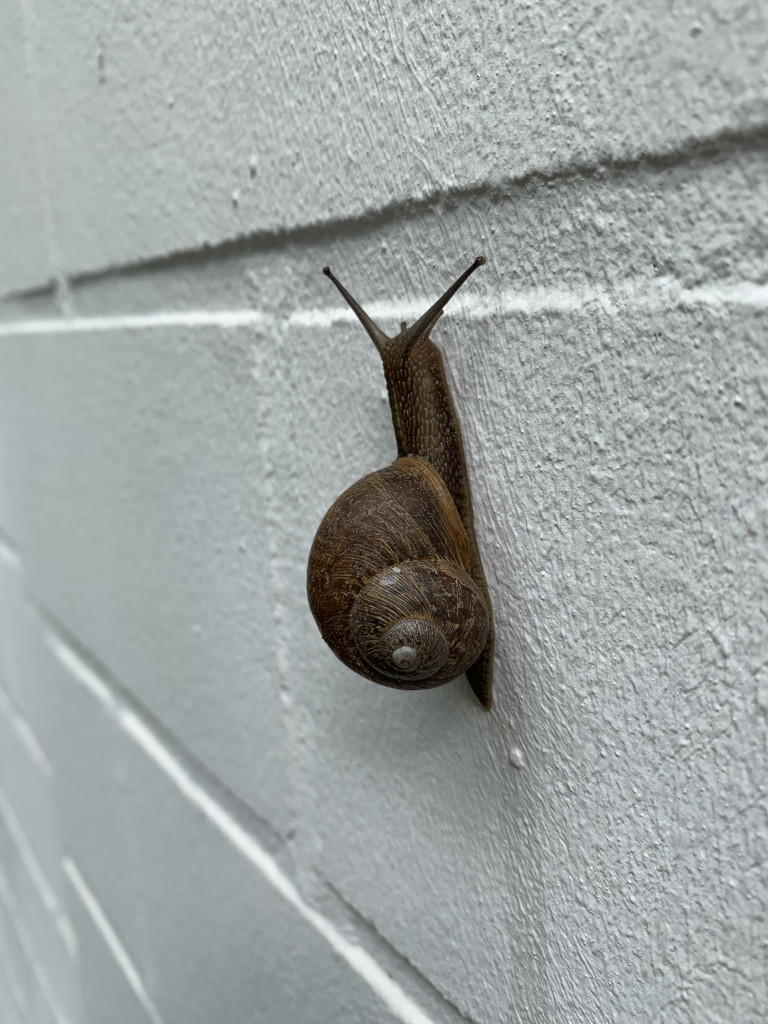
#> input picture 1501/schnecke.jpg, 768 x 1024 px
$ jupyter execute --allow-errors Daten_aufbereiten_RW.ipynb
#> lines starting #> are read from the running program, lines starting #| are printed output that depends on the picture
# 6.3 Daten aufbereiten und untersuchen
Begleitung zum Buch Daten- und Prozessanalyse für Fachinformatiker*innen (ISBN 978-3-8362-8112-6)
Kapitel 6.3, Seiten 328 bis ..

Das Programm hat zwei Hauptmethoden:

- **process()** gibt die numerischen Entsprechungen aller Zeichen des ursprünglichen Textes nach dem obigen Schema zurück
- **stats()** die statistische Häufigkeit jedes einzelnen Zeichens angibt (die Indizes des Arrays entsprechen den Zeichencodes, die Werte der jeweiligen Anzahl).

Jede Sequenz anderer Zeichen wird durch genau ein Leerzeichen (und damit den Wert 10) ersetzt.
'1234#;:@#2#45#7' --> '1234 2 45 7'

[cell 1]
import re

class CharArray:

    CHAR_MAP = {'0': 0, '1': 1, '2': 2, '3': 3, '4': 4, '5': 5,
        '6': 6, '7': 7, '8': 8, '9': 9, ' ': 10,
        'a': 11, 'b': 12, 'c': 13, 'd': 14, 'e': 15,
        'f': 16, 'g': 17, 'h': 18, 'i': 19, 'j': 20,
        'k': 21, 'l': 22, 'm': 23, 'n': 24, 'o': 25,
        'p': 26, 'q': 27, 'r': 28, 's': 29, 't': 30,
        'u': 31, 'v': 32, 'w': 33, 'x': 34, 'y': 35,
        'z': 36, 'ä': 37, 'ö': 38, 'ü': 39, 'ß': 40
    }
    EXCLUDE = re.compile('[^0-9 a-zäüöß]+')
    BLANKS = re.compile(' +')

    def normalize(self, text):
        # Kleinschreibung
        text = text.lower()
        # Sonderzeichen ersetzen
        #print('1.',text)
        text = self.EXCLUDE.sub(' ', text)
        #print('2.1', text)
        text = text.strip(' ')
        #print('2.',text)
        # Mehrere Leerzeichen durch eins ersetzen
        text = self.BLANKS.sub(' ', text)
        #print('3.',text)
        return text

    def process(self, text):
        text = self.normalize(text)
        result = [self.CHAR_MAP[char] for char in text]
        return result

    def stats(self, text):
        chars = self.process(text)
        result = [0 for _ in range(0, 41)]
        #print('4.', result)
        for code in chars:
            result[code] += 1
#            print(result)
        return result


if __name__ == '__main__':
    ca = CharArray()
    text = '''Für Machine Learning ist es manchmal erforderlich, Textdaten in Zahlen umzuwandeln.
    Weiter geht es!
    '''
    x = ca.normalize(text)
    print(x)
    y = ca.process(text)
    print(y)
    print('Vergleich:', len(x), len(y))
    z  = ca.stats(text)
    print(z)
    print(sum(z))

## »Bag of Words« verwenden

[cell 2]
# (0,7) 1; (String ID **0**, Wörterliste ID)  Anzahl des Vorkommens im String
from sklearn.feature_extraction.text import CountVectorizer
import numpy as np
strings = ["Machine Learning mit Python",
"Mamba, Boa und Python sind bekannte Schlangen",
"Das Leben des Brian von Monty Python"]
# "Mamba, Boa und Python sind bekannte Schlangen Mamba Boa Boa",

string_data = np.array(strings)
print(string_data)
vectorizer = CountVectorizer()
bag_of_words = vectorizer.fit_transform(string_data)
print(bag_of_words)
bag_of_words

[cell 3]
# Matrix in array umwandeln (Bag of Words Format)
bag_of_words.toarray()

[cell 4]
# Liste der unterschiedlichen Wörter
vectorizer.get_feature_names_out()

Link zu deutschen Stoppwords
https://countwordsfree.com/stopwords/german

[cell 5]
# Stopwords für deutschen Text
stop = ["das", "des", "mit", "sind", "und", "von"]
vectorizer2 = CountVectorizer(stop_words = stop)
bag_of_words = vectorizer2.fit_transform(string_data)
bag_of_words.toarray()

[cell 6]
# Liste der unterschiedlichen Wörter
vectorizer2.get_feature_names_out()

[cell 7]
vectorizer3 = CountVectorizer(stop_words = stop)
print((vectorizer3.fit_transform(string_data)))

- Machine Learning mit Python
- Mamba, Boa und Python sind bekannte Schlangen
- Das Leben des Brian von Monty Python

[cell 8]
# Mit Schwellenwert für häufiger vorkommenden Wörtern max_df = 0.9
# Das Auftreten des eines Wortes in den jeweiligen Sätzen bestimmt 100% (1.0)
# strings = ["Machine Learning mit Python",
#            "Mamba, Boa und Python sind bekannte Schlangen",
#            "Das Leben des Brian von Monty Python Boa Python",
#            "Python ist einfach zu erlernen"]
strings = ["Machine Learning mit Python",
           "Mamba, Boa und Python sind bekannte Schlangen",
           "Das Leben des Brian von Monty Python Boa Python"]
string_data = np.array(strings)
stop = ["das", "des", "mit", "sind", "und", "von", "zu", "ist"]
vectorizer3 = CountVectorizer(stop_words = stop, max_df=1.0)   # alle Wörter
# [9 lines of commented-out code are left out]

bag_of_words = vectorizer3.fit_transform(string_data)
#print(vectorizer3)
print(bag_of_words.toarray())
print(len(bag_of_words.toarray()[0]))
vectorizer3.get_feature_names_out()

10: 'bekannte', 'boa', 'brian', 'learning', 'leben', 'machine', 'mamba', 'monty', 'python', 'schlangen'

[cell 9]
# Liste der unterschiedlichen Wörter
vectorizer3.get_feature_names_out()

## Wortfolgen codieren

[cell 10]
strings = ["Machine Learning mit Python",
           "Mamba, Boa und Python sind bekannte Schlangen",
           "Das Leben des Brian von Monty Python Boa Python"]
string_data = np.array(strings)
stop = ["das", "des", "mit", "sind", "und", "von", "zu", "ist"]
#stop = []
vectorizer4 = CountVectorizer(stop_words = stop, ngram_range = (3, 3)) # Trigramme
#vectorizer4 = CountVectorizer(stop_words = stop, ngram_range = (2, 2)) # Bigramme
#vectorizer4 = CountVectorizer(stop_words = stop, ngram_range = (4, 4)) # 4-Gramme --> Fehler!!
bigrams = vectorizer4.fit_transform(string_data)
bigrams.toarray()

[cell 11]
list(enumerate(vectorizer4.get_feature_names_out()))

#> (a cell that did not finish here is left out)

#> (a cell that did not finish here is left out)

[cell 14]
z = 0
#print(len(vectorizer.get_feature_names_out()))
for i in (vectorizer.get_feature_names_out()):
    print(i, end=' ; ')
    z += 1
print(f'\n\nAnzahl in Bag of Words : {z}')

[cell 15]
# Stoppwords
stop = ["der", "die", "das", "des", "dem", "den", "oder", "aber", "auch", "ist", "hat", "mit", "sind", "und", "von",
        "ab", "alle", "an", "auf", "aus", "da", "ein", "es", "den", "für", "in", "nur", "ob", "of", "sie", "um", "vom",
        "zu", "um" ]
vectorizer1 = CountVectorizer(stop_words = stop)
#> (the rest of this cell did not finish here and is left out)

[cell 16]
vectorizer2 = CountVectorizer(stop_words = stop, min_df = 0.1251) # Wörter die mehr als 1x auftreten (> 1/8)
vectorizer2 = CountVectorizer(stop_words = stop, min_df = 0.125) # alle Wörter (<= 1/8)
#vectorizer2 = CountVectorizer(stop_words = stop, max_df = 0.125) # Wörter die nur 1 x auftreten (> 1/8)
#> (the rest of this cell did not finish here and is left out)

[cell 17]
vectorizer3 = CountVectorizer(stop_words = stop, ngram_range = (2, 2))
#> (the rest of this cell did not finish here and is left out)

[cell 18]
bag_of_words.toarray()

## Längere Texte mit dem HashingVectorizer zusammenfassen

[cell 19]
texts = [
"""Künstliche Intelligenz ist eine Sammelbezeichnung für Algorithmen,
die Probleme lösen, für die Menschen Intelligenz benötigen. Ob man
die Programme selbst als intelligent ansehen kann, ist umstritten.
typische Lösungen gehören zum Gebiet des Machine Learning, bei dem
der Algorithmus aus den vorliegenden Daten lernt, wie sie zu
interpretieren sind.""",
"""Beim Machine Learning, einem wichtigen Teilgebiet der künstlichen
Intelligenz, unterscheidet man zwischen überwachtem und unüberwachtem
Lernen - je nachdem, ob der Algorithmus zuerst mit Trainingsdaten
gewissermaßen kalibriert wird, oder ob man ihn gleich auf die echten
Daten loslässt.""",
"""Die bekannten Forscher und Buchautoren Russell und Norvig teilen
künstliche Intelligenz in vier verschiedene Felder ein: Menschliches
Denken, menschliches Handeln, rationales Denken und rationales Handeln.
Typische Algorithmen im Machine Learning gehören dabei am ehesten zum
rationalen Denken.""",
"""Seit Jahrhunderten streitet sich die Forschung darüber, ob menschliche
Intelligenz angeboren ist, durch Erziehung und Bildung erworben wird,
oder ob es sich um eine Mischung aus beidem handelt. Die beliebten
IQ-Tests sind jedenfalls nur sehr bedingt geeignet, ein echtes Maß für
menschliche Intelligenz zu bilden, denn das Abschneiden in diesen Tests
lässt sich gezielt trainieren."""]

[cell 20]
texts

[cell 21]
from sklearn.feature_extraction.text import HashingVectorizer
import numpy as np
text_data = np.array(texts)
hv = HashingVectorizer(n_features = 10)
features = hv.transform(text_data)
print(features)
features

[cell 22]
features.toarray()

## Bilddaten aufbereiten

[cell 23]
from skimage.io import imread, imshow
image = imread("schnecke.jpg", as_gray = True)
#> image: shape (1024, 768) float64; min 0, max 0.994, mean 0.635
imshow(image)

[cell 24]
# Dimensionen des Bildes
image.shape
#> Out = (1024, 768)

[cell 25]
# Ausschnitt des Bildes
cropped = image[250:750, 150:650]
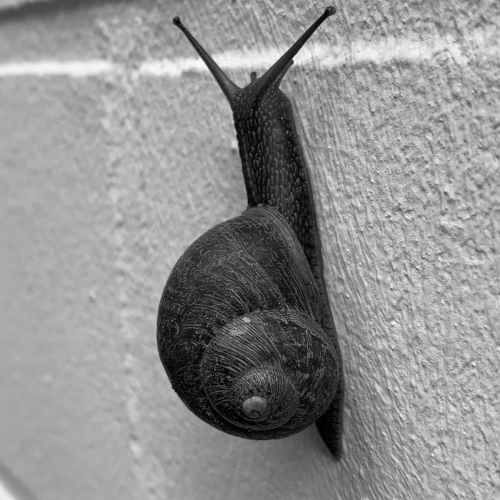
#> cropped: shape (500, 500) float64; min 0, max 0.994, mean 0.569
imshow(cropped)

https://scikit-image.org/docs/stable/api/api.html.

[cell 26]
from skimage import exposure
contrast = exposure.adjust_log(cropped)
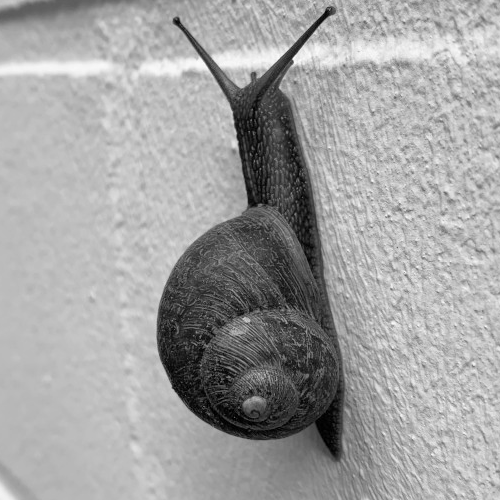
#> contrast: shape (500, 500) float64; min 0, max 0.995, mean 0.637
imshow(contrast)

[cell 27]
from skimage import feature
edges = feature.canny(contrast, sigma=3)
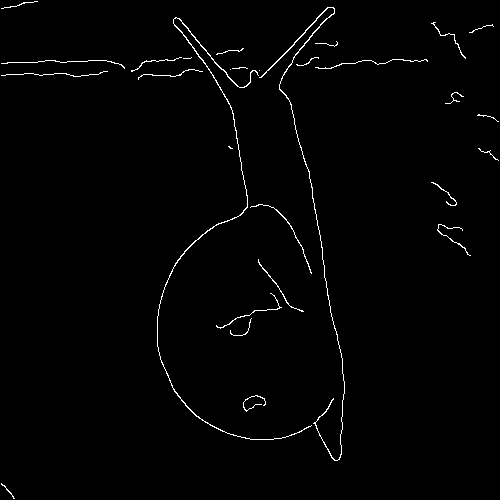
#> edges: shape (500, 500) bool; 1.2% white in thin lines or dots
imshow(1 - edges)
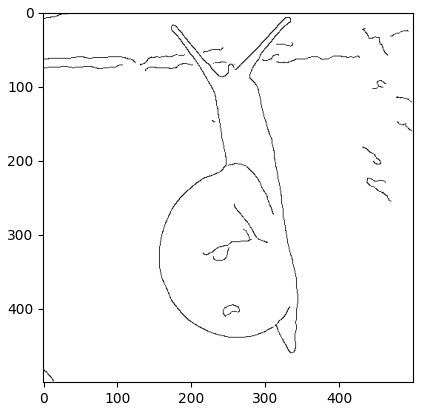
#> figure drawn by matplotlib, 1 panel

[cell 28]
import matplotlib.pyplot as plt
from skimage import data, img_as_float
from skimage.segmentation import chan_vese

cv = chan_vese(contrast, mu=0.25, lambda1=1, lambda2=1, tol=1e-3,
               dt=0.5, init_level_set="checkerboard",
               extended_output=True)

fig, axes = plt.subplots(2, 2, figsize=(8, 8))
ax = axes.flatten()

ax[0].imshow(image, cmap="gray")
ax[0].set_axis_off()
ax[0].set_title("Original Image", fontsize=12)

ax[1].imshow(cv[0], cmap="gray")
ax[1].set_axis_off()
title = f'Chan-Vese segmentation - {len(cv[2])} iterations'
#> title = 'Chan-Vese segmentation - 114 iterations'
ax[1].set_title(title, fontsize=12)

ax[2].imshow(cv[1], cmap="gray")
ax[2].set_axis_off()
ax[2].set_title("Final Level Set", fontsize=12)

ax[3].plot(cv[2])
ax[3].set_title("Evolution of energy over iterations", fontsize=12)

fig.tight_layout()
plt.show()
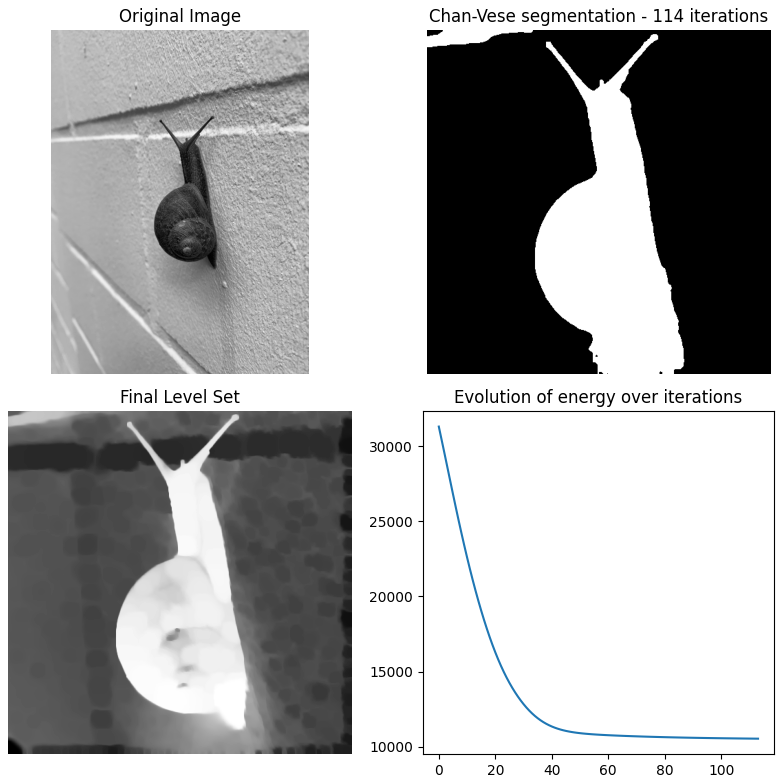
#> figure drawn by matplotlib, 4 panels; panel 4: curve peaks at x = 0, y = 31300.1

[cell 29]
from skimage.transform import resize
resized = resize(contrast, (50, 50))
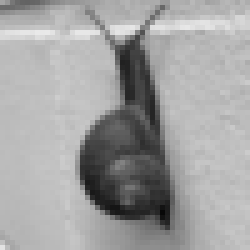
#> resized: shape (50, 50) float64 (shown 5 times larger); min 0.0346, max 0.916, mean 0.637
imshow(resized)

[cell 30]
resized2 = resize(contrast, (20, 20))
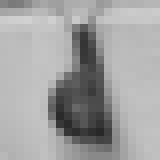
#> resized2: shape (20, 20) float64 (shown 8 times larger); min 0.159, max 0.823, mean 0.637
imshow(resized2)
